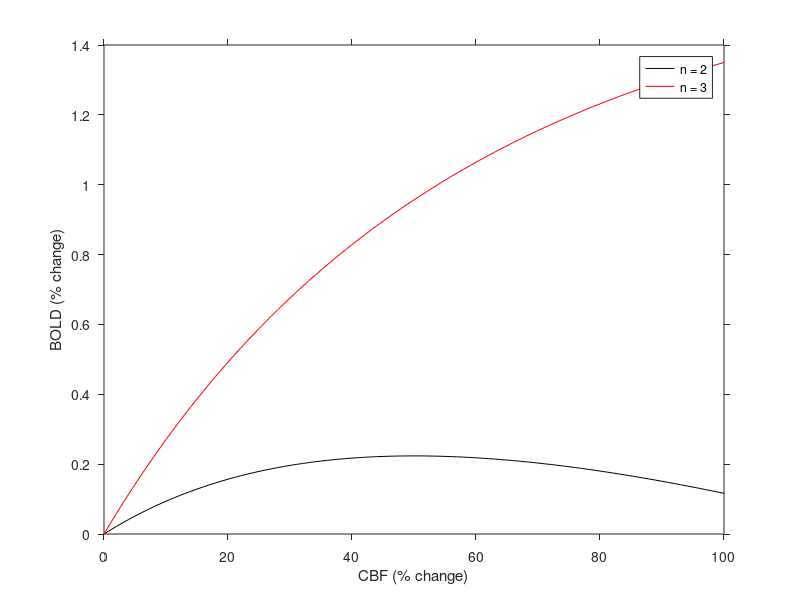

Write MATLAB code to recreate this figure.
%% Define parameters
%gyromagnetic ratio of H+
gamma = 42.58; %MHz/T
gamma1 = gamma*1e6; %convert to Hz/T
B0 = 3; %assume 3T
Hred = 0.4; %hematocrit level

%difference between oxy and deoxy susceptibility
chi_t = 3.4306e-6;

Y = 0.6; %blood oxygenation level

%assume 4 percent volume fraction for blood 
xi = 0.04;

%measurement time assume 80 ms
te = 80e-3; %s

%Compute omega_c for current parameters
omega_c = gamma1*B0*Hred*(1-Y)*chi_t/2; %1/s

%maximal percent change in signal
a = omega_c *te*xi;

%%

%value of Ances et al. 2008
%a = 0.06; 

%cbf from baseline (=1) to 100 percent increase or 2
f = 1:0.01:2;

%slope of relation between relative CBF and CMRO2 changes
sl = 2;
%assume (f-1)/(m-1) = sl
m = 1 + (f-1)/sl;

%parameters of the Davies model. Note: usually beta = 1.5. Here beta = 1
%match equation for BOLD
alpha = 2/5;
beta = 1.0;
b = a*(1- (m.^beta).*(f.^(alpha-beta)));

hf = figure; 
ha = axes;
%in plot convert to percentage change in CBF and percentage BOLD
hp1 = plot((f-1)*100,b*100,'k');
hold on;

%repeat for a slope of 3
sl = 3;
m = 1 + (f-1)/sl;
b = a*(1- (m.^beta).*(f.^(alpha-beta)));
hp2 = plot((f-1)*100, b*100,'r');
set(ha,'TickDir','out');
legend([hp1 hp2],{'n = 2','n = 3'});
xlabel('CBF (% change)');
ylabel('BOLD (% change)');
%print(hf,'figs_fg/bold_curve.eps','-depsc');